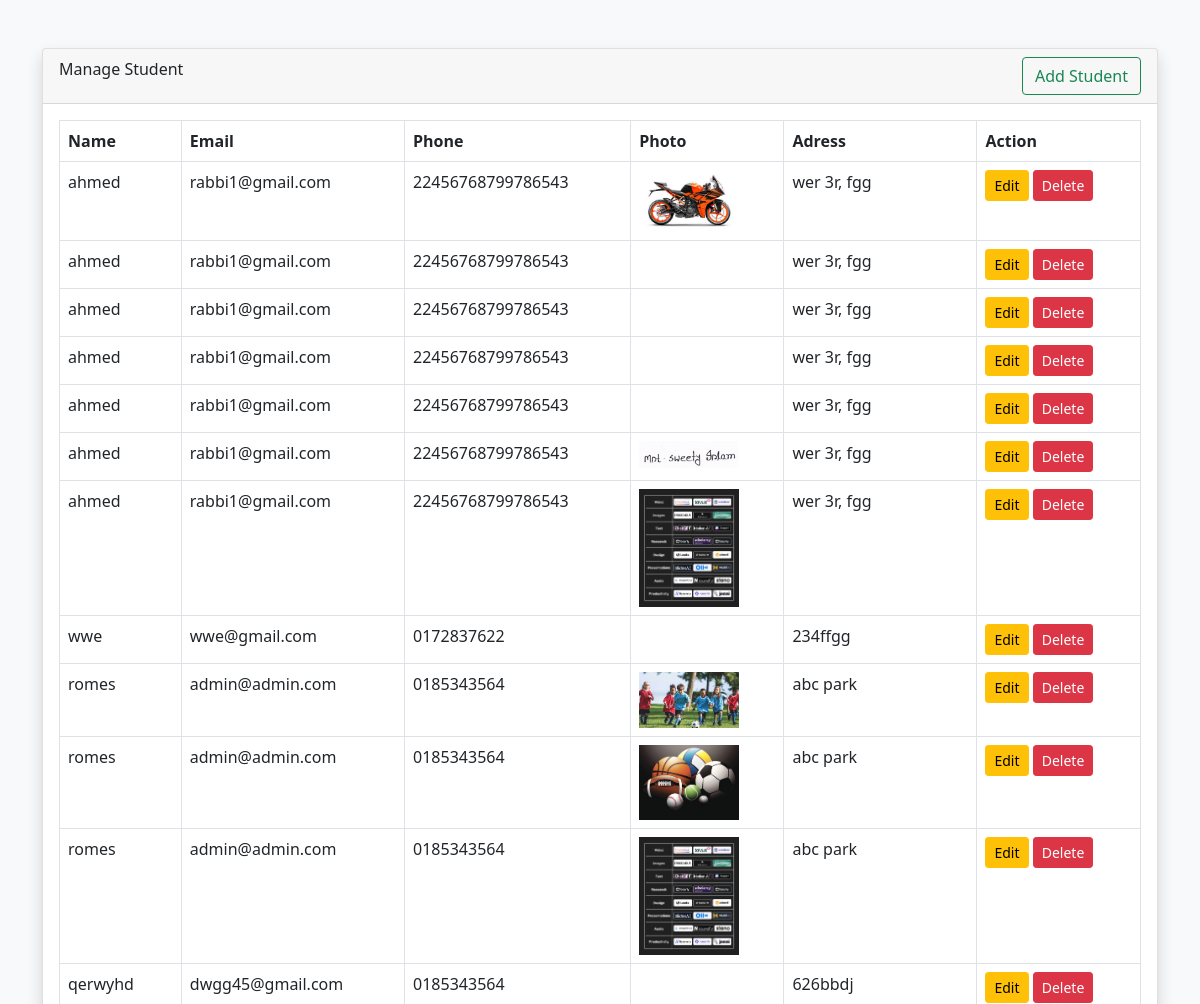
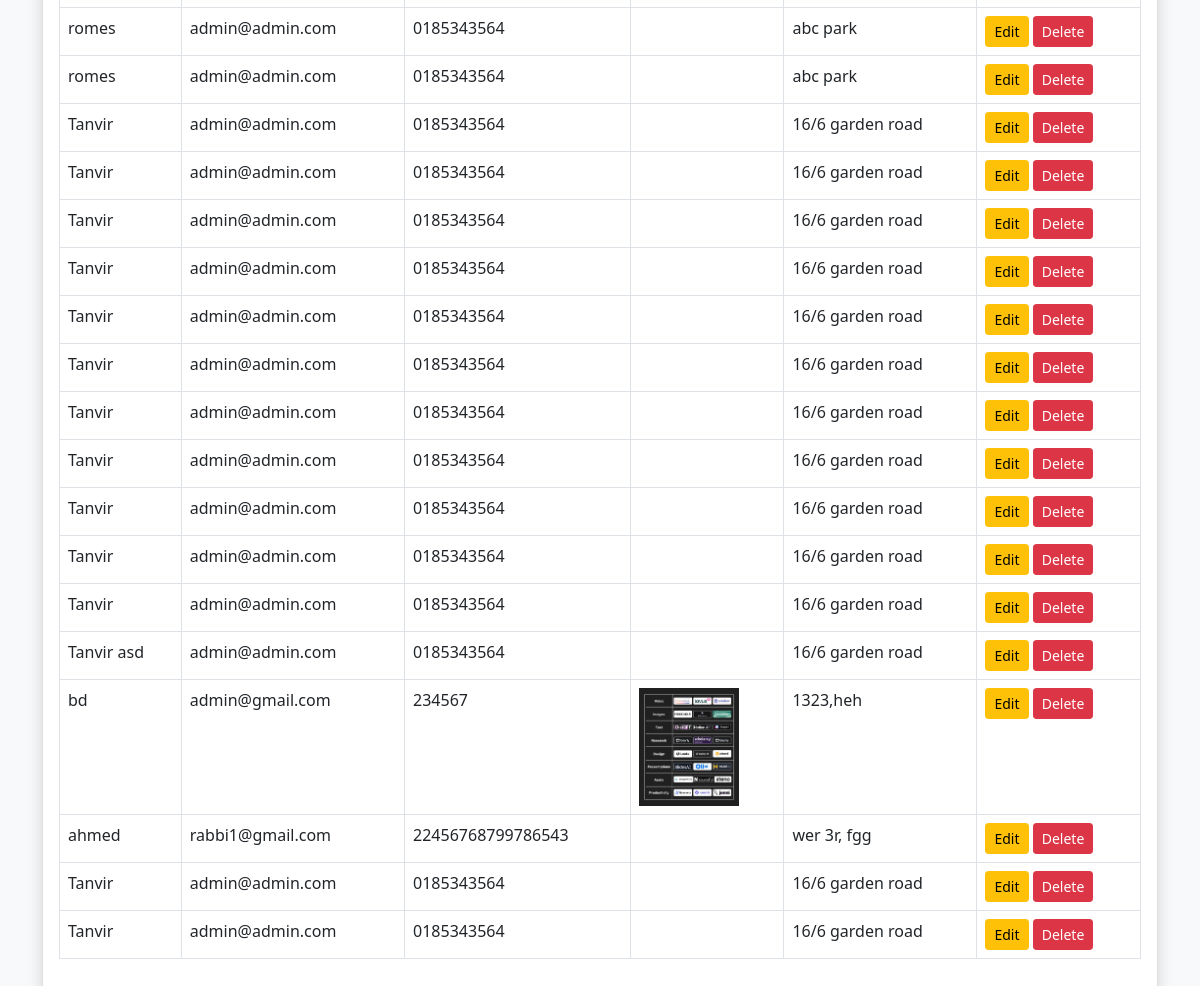
The page / on the database its author committed (2 pictures, top to bottom).
### tables this page shows
CREATE TABLE `tbl_register` (
  `id` int(11) NOT NULL,
  `name` varchar(100) NOT NULL,
  `email` varchar(100) NOT NULL,
  `phone` varchar(100) NOT NULL,
  `photo` varchar(255) NOT NULL,
  `address` varchar(255) NOT NULL
);

### lib/Daatabase.php (called while the page is built, shortened)
<?php
    class Database{
        public $host=HOST;
        public $user=USER;
        public $password=PASSWORD;
        public $database=DATABASE;
        public $link;
        public function dbConnect(){
            $this->link=mysqli_connect($this->host,$this->user,$this->password,$this->database);
        }
        public function select($query){
            $result=mysqli_query($this->link,$query) or die($this->link->error.__LINE__);
            if(mysqli_num_rows($result)>0){
                return $result;
            }else{
                return false;
            }
        }
    }
?>

### classes/register.php (called while the page is built, shortened)
<?php
  include_once'lib/Daatabase.php';
  class register{
    public $db;
    public function __construct(){
        $this->db=new Database();
    }
    public function allStudent(){
      $query="SELECT * FROM tbl_register ORDER BY id DESC";
      $result=$this->db->select($query);
      return $result;
    }
  }
?>

### index.php (the view, shortened to what this page needs)
<?php
    include_once'classes/register.php';
    $re=new register();
?>
<!DOCTYPE html>
<html lang="en">
<head>
    <link rel="stylesheet" href="css/bootstrap.min.css">
</head>
<body>
    <section class="py-5 bg-light">
        <div class="container">
            <div class="row justify-content-center">
                <div class="col-md-12 mx-auto">
                    <div class="card shadow">
                      <div class="card-header">
                      <div class="row">
                            <div class="col-md-6">Manage Student</div>
                            <div class="col-md-6 ">
                                <a href="addStd.php" class="btn btn-outline-success float-end">Add Student</a>
                            </div>
                        </div>
                      </div>
                        <div class="card-body">
                            <table class="table table-bordered">
                                <tr>
                                    <th>Name</th>
                                    <th>Email</th>
                                    <th>Phone</th>
                                    <th>Photo</th>
                                    <th>Adress</th>
                                    <th>Action</th>
                                </tr>
                                <?php
                                    $allStd=$re->allStudent();
                                    if($allStd){
                                        while($row=mysqli_fetch_assoc($allStd)){
                                            ?>
                                        <tr>
                                            <td><?=$row['name'] ?></td>
                                            <td><?=$row['email'] ?></td>
                                            <td><?=$row['phone'] ?></td>
                                            <td><img style="width:100px" src="<?=$row['photo'] ?>" class="img-fluid" alt=""?></td>
                                            <td><?=$row['address'] ?></td>
                                            <td>
                                                <a href="edit.php?id=<?=base64_encode($row['id']) ?>" class="btn btn-sm btn-warning">Edit</a>
                                                <a href="?delStd=<?base64_encode($row['id'])?>" onclick="return confirm('Are you sure to delete')" class="btn btn-sm btn-danger">Delete</a>
                                            </td>
                                        </tr>
                                     <?php
                                        }
                                    }
                                ?>
                            </table>
                        </div>
                    </div>
                </div>
            </div>
        </div>
    </section>
<link rel="stylesheet" href="js/jquery-3.6.0.min.js">
<link rel="stylesheet" href=js/bootstrap.min.js">
</body>
</html>

### rows shown on the page
tbl_register: name "ahmed", email "rabbi1@gmail.com", phone "22456768799786543", photo (picture), address "wer 3r, fgg"
tbl_register: name "ahmed", email "rabbi1@gmail.com", phone "22456768799786543", address "wer 3r, fgg"
tbl_register: name "ahmed", email "rabbi1@gmail.com", phone "22456768799786543", address "wer 3r, fgg"
tbl_register: name "ahmed", email "rabbi1@gmail.com", phone "22456768799786543", address "wer 3r, fgg"
tbl_register: name "ahmed", email "rabbi1@gmail.com", phone "22456768799786543", address "wer 3r, fgg"
tbl_register: name "ahmed", email "rabbi1@gmail.com", phone "22456768799786543", photo (picture), address "wer 3r, fgg"
tbl_register: name "ahmed", email "rabbi1@gmail.com", phone "22456768799786543", photo (picture), address "wer 3r, fgg"
tbl_register: name "wwe", email "wwe@gmail.com", phone "0172837622", address "234ffgg"
tbl_register: name "romes", email "admin@admin.com", phone "0185343564", photo (picture), address "abc park"
tbl_register: name "romes", email "admin@admin.com", phone "0185343564", photo (picture), address "abc park"
tbl_register: name "romes", email "admin@admin.com", phone "0185343564", photo (picture), address "abc park"
tbl_register: name "qerwyhd", email "dwgg45@gmail.com", phone "0185343564", address "626bbdj"
tbl_register: name "romes", email "admin@admin.com", phone "0185343564", address "abc park"
tbl_register: name "romes", email "admin@admin.com", phone "0185343564", address "abc park"
tbl_register: name "Tanvir", email "admin@admin.com", phone "0185343564", address "16/6 garden road"
tbl_register: name "Tanvir", email "admin@admin.com", phone "0185343564", address "16/6 garden road"
tbl_register: name "Tanvir", email "admin@admin.com", phone "0185343564", address "16/6 garden road"
tbl_register: name "Tanvir", email "admin@admin.com", phone "0185343564", address "16/6 garden road"
tbl_register: name "Tanvir", email "admin@admin.com", phone "0185343564", address "16/6 garden road"
tbl_register: name "Tanvir", email "admin@admin.com", phone "0185343564", address "16/6 garden road"
tbl_register: name "Tanvir", email "admin@admin.com", phone "0185343564", address "16/6 garden road"
tbl_register: name "Tanvir", email "admin@admin.com", phone "0185343564", address "16/6 garden road"
tbl_register: name "Tanvir", email "admin@admin.com", phone "0185343564", address "16/6 garden road"
tbl_register: name "Tanvir", email "admin@admin.com", phone "0185343564", address "16/6 garden road"
tbl_register: name "Tanvir", email "admin@admin.com", phone "0185343564", address "16/6 garden road"
tbl_register: name "Tanvir asd", email "admin@admin.com", phone "0185343564", address "16/6 garden road"
tbl_register: name "bd", email "admin@gmail.com", phone "234567", photo (picture), address "1323,heh"
tbl_register: name "ahmed", email "rabbi1@gmail.com", phone "22456768799786543", address "wer 3r, fgg"
tbl_register: name "Tanvir", email "admin@admin.com", phone "0185343564", address "16/6 garden road"
tbl_register: name "Tanvir", email "admin@admin.com", phone "0185343564", address "16/6 garden road"
